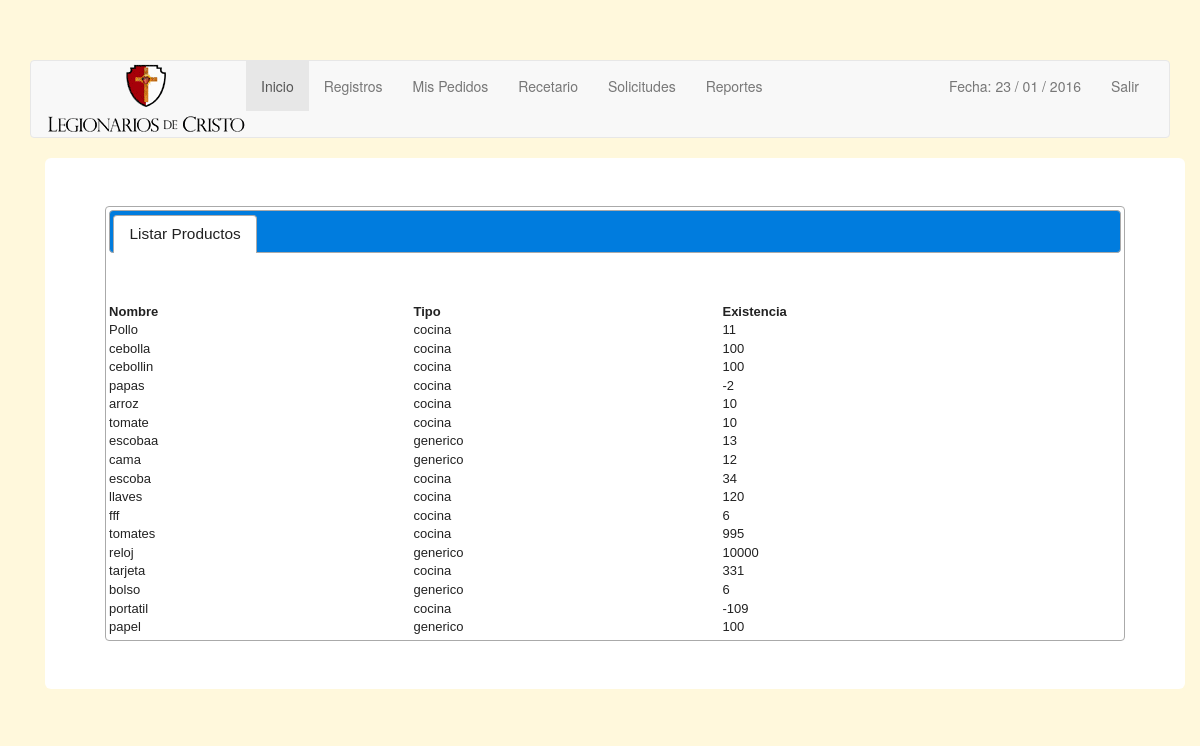
The app's page /productos.php (signed in) with its own data.
### tables this page shows
CREATE TABLE IF NOT EXISTS `mercancia` (
  `id` int(11) NOT NULL AUTO_INCREMENT,
  `nombre` varchar(32) NOT NULL DEFAULT '',
  `tipo` varchar(32) NOT NULL DEFAULT '',
  `existencia` varchar(32) NOT NULL DEFAULT '',
  `imagen` varchar(50) NOT NULL,
  `descripcion` varchar(30) NOT NULL,
  `dia_creacion` date DEFAULT NULL,
  `factura` varchar(20) NOT NULL,
  `preciocompra` varchar(20) NOT NULL,
  `Presentacion` varchar(12) NOT NULL,
  PRIMARY KEY (`id`),
  UNIQUE KEY `nombre` (`nombre`)
);

### productos.php (the view, shortened to what this page needs)
<?php require("views/cabecera.php"); ?>
  <body>
  	 <br>
        <div class="container">
<?php require("views/menu.php"); ?>
<div class="container">
<div class="jumbotron">
<div id="tabs">
  <ul>
    <li><a href="#tabs-1">Listar Productos</a></li>
   </ul>
  <div id="tabs-1" style="height: 50px;overflow-y:scroll;">
   </div>
   	<?php
  	$link = mysql_connect("localhost", "root", "root");
	$consulta_mysql='select * from mercancia';
$resultado_consulta_mysql=mysql_query($consulta_mysql,$link);
echo "<table id='tablaresultado' style='width:100%;font-size:13px;'>";
echo "<tr>";
echo "<th>Nombre </th>";
echo "<th>Tipo</th>";
echo "<th>Existencia</th>";
echo "</tr>";
while($row=mysql_fetch_array($resultado_consulta_mysql)){
	echo "<tr>";
    echo "<td>$row[1]</td>";
	echo "<td>$row[2]</td>";
	echo "<td>$row[3]</td>";
	echo "</tr>";
}
echo "</table>";
	?>
  </div>
         </div>
       </div>
    </div>
  </body>
</html>

### views/cabecera.php (shortened to what this page needs)
<!DOCTYPE html>
<html lang="en">
  <head>
    <link href="css/bootstrap/bootstrap.min.css" rel="stylesheet">
    <link href="css/estilos.css" rel="stylesheet">
    <link href="css/jquery/jquery-ui-1.10.4.custom.min.css" rel="stylesheet"  type="text/css">

### views/menu.php (shortened to what this page needs)
<?php
if(!isset($_SESSION["s_username"])) {
	header("location:index.php");
} else {
?>
<?php
	if(isset($_SESSION['s_username'])){
		switch ($_SESSION['s_username']){
			case 'admin':
				include("views/menu1.php");
				break;
		}
	}
	?>
	<?php
}
?>

### views/menu1.php (shortened to what this page needs)
<div class="navbar navbar-default" role="navigation">
        <div class="container-fluid">
          <div class="navbar-header">
            <img src="images/logo_legion.gif" />
          </div>
          <div class="navbar-collapse collapse">
            <ul class="nav navbar-nav">
                <li class="active"><a href="inicio.php">Inicio</a></li>
            	<li><a href="registros.php">Registros</a></li>
            	<li><a href="mispedidos.php">Mis Pedidos</a></li>
            	<li><a href="recetario.php">Recetario</a></li>
            	<li><a href="solicitudes.php">Solicitudes</a></li>
		<li><a href="reportes.php">Reportes</a></li>
            </ul>
            <ul class="nav navbar-nav navbar-right">
              <li><a href="">Fecha:
              	<?php
              	echo date("d / m / Y");
              	?></a></li>
             <li><a href="cerrar.php">Salir</a></li>
            </ul>
          </div>
        </div>
      </div>

### css/estilos.css (style rules this page uses)
body { background-color: #FFF8DC; padding-top: 40px; }

### records on screen
mercancia: nombre "Pollo", tipo "cocina", existencia "11"
mercancia: nombre "cebolla", tipo "cocina", existencia "100"
mercancia: nombre "cebollin", tipo "cocina", existencia "100"
mercancia: nombre "papas", tipo "cocina", existencia "-2"
mercancia: nombre "arroz", tipo "cocina", existencia "10"
mercancia: nombre "tomate", tipo "cocina", existencia "10"
mercancia: nombre "escobaa", tipo "generico", existencia "13"
mercancia: nombre "cama", tipo "generico", existencia "12"
mercancia: nombre "escoba", tipo "cocina", existencia "34"
mercancia: nombre "llaves", tipo "cocina", existencia "120"
mercancia: nombre "fff", tipo "cocina", existencia "6"
mercancia: nombre "tomates", tipo "cocina", existencia "995"
mercancia: nombre "reloj", tipo "generico", existencia "10000"
mercancia: nombre "tarjeta", tipo "cocina", existencia "331"
mercancia: nombre "bolso", tipo "generico", existencia "6"
mercancia: nombre "portatil", tipo "cocina", existencia "-109"
mercancia: nombre "papel", tipo "generico", existencia "100"
